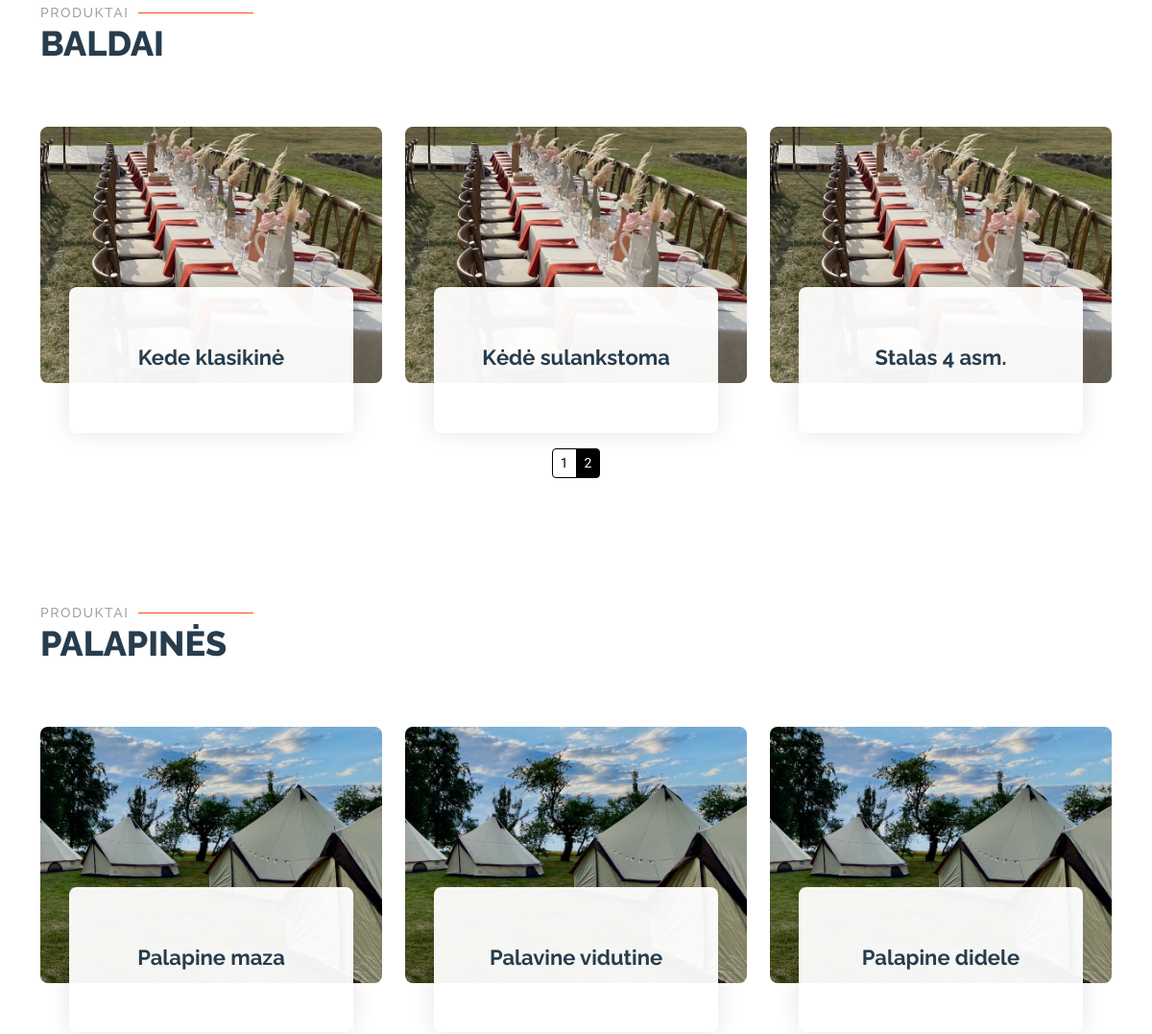
The page /rent/products/ (middle part) on the database as committed earlier.
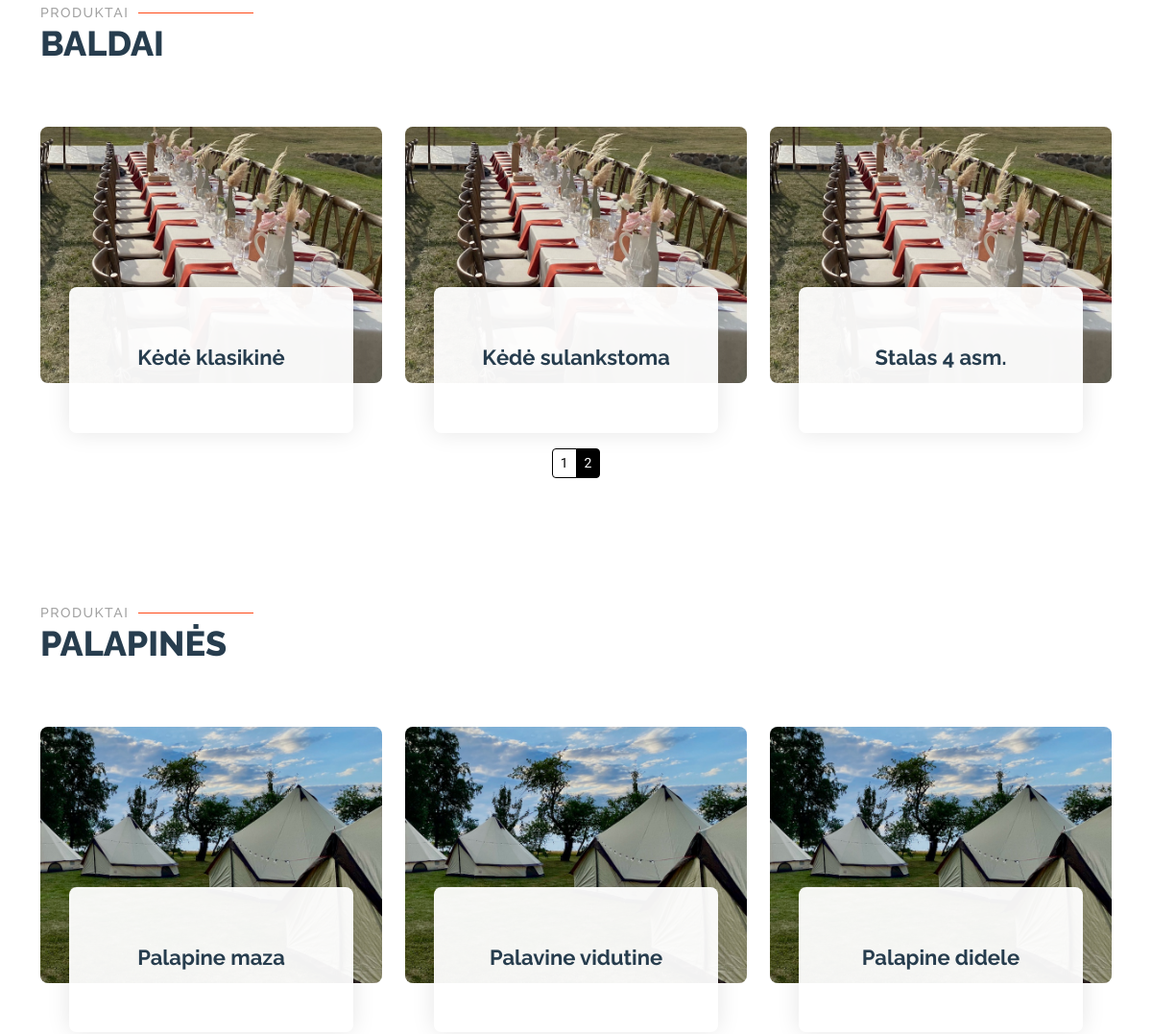
The same page on the database as committed later.
### rent/models.py (models this page shows)
class Product(models.Model):
    name = models.CharField(verbose_name="Pavadinimas", max_length=100)
    price = models.IntegerField(verbose_name="Kaina", null=True, blank=True, help_text="Paros nuomos kaina")
    description = HTMLField(verbose_name="Aprašymas", max_length=1000, help_text='Trumpas produkto aprašymas', null=True, blank=True, default="")
    inv_no = models.CharField(verbose_name="Invenorizacijos numeris", max_length=100, null=True, blank=True, unique=True,
                              help_text="Veskite invenorizacijos numerį")
    quantity = models.IntegerField(verbose_name="Kiekis", null=True, blank=True, help_text="Kiekis")
    group = models. ForeignKey(to="Group", on_delete=models.SET_NULL, null=True, blank=True, verbose_name="Produktų grupės", help_text="Parinkite kokia grupei priklauso produktas")
    cover = models.ImageField(verbose_name="Paveikslėlis", upload_to='covers', null=True, blank=True)
    def __str__(self):
        return self.name
    class Meta:
        verbose_name = "Prouktas"
        verbose_name_plural = "Produktai"
        ordering = ['inv_no']

### rent/views.py (the view)
# urls.py: path("products/", products, name="products"),
def products(request):
    all_products = Product.objects.all()
    lighting_products = all_products.filter(group__name="Apšvietimas")
    furniture_products = all_products.filter(group__name="Baldai")
    tent_products = all_products.filter(group__name="Palapinės")
    lighting_paginator = Paginator(lighting_products, 3)
    furniture_paginator = Paginator(furniture_products, 3)
    tent_paginator = Paginator(tent_products, 3)
    lighting_page_number = request.GET.get('lighting_page', 1)
    furniture_page_number = request.GET.get('furniture_page', 1)
    tent_page_number = request.GET.get('tent_page', 1)
    lighting_page = lighting_paginator.get_page(lighting_page_number)
    furniture_page = furniture_paginator.get_page(furniture_page_number)
    tent_page = tent_paginator.get_page(tent_page_number)
    context = {
        'lighting_page': lighting_page,
        'furniture_page': furniture_page,
        'tent_page': tent_page,
    }
    return render(request, 'products.html', context)

### rent/templates/products.html (shortened to what this page needs)
{% extends "base2.html" %}
{% load i18n %}
{% load static %}
{% block "content" %}
<section id="furniture" class="services section">
    <div class="container section-title" data-aos="fade-up">
        <h2>Produktai</h2>
        <p>Baldai<br></p>
    </div>
    <div class="container" data-aos="fade-up" data-aos-delay="100">
        <div class="row gy-5">
            {% for product in furniture_page %}
            <div class="col-lg-4 col-md-6" data-aos="zoom-in" data-aos-delay="200">
                <div class="service-item">
                    <div class="img">
                        <img src="{%static 'img/furniture.jpeg' %}" class="img-fluid" alt="">
                    </div>
                    <div class="details position-relative">
                        <a href="{% url 'product' product.pk %}" class="stretched-link">
                            <h3>{{ product }}</h3>
                        </a>
                    </div>
                </div>
            </div>
            {% endfor %}
        </div>
    </div>
    <div class="container">
        <div class="container puslapiai">
            <nav aria-label="...">
                {% if furniture_page.has_other_pages %}
                <ul class="pagination pagination-sm justify-content-center">
                    {% for i in furniture_page.paginator.page_range %}
                    {% if furniture_page.number == i %}
                    <li class="page-item active">
                        <a class="page-link" style="background-color: white; color: black; border-color: black;"
                        >{{ i }}</a>
                    </li>
                    {% else %}
                    <li class="page-item">
                        <a class="page-link" style="background-color: black; color: white; border-color: black;"
                           href="?furniture_page={{ i }}#furniture">{{ i }}</a>
                    </li>
                    {% endif %}
                    {% endfor %}
                </ul>
                {% endif %}
            </nav>
        </div>
    </div>
</section>
<section id="tent" class="services section">
    <div class="container section-title" data-aos="fade-up">
        <h2>Produktai</h2>
        <p>Palapinės<br></p>
    </div>
    <div class="container" data-aos="fade-up" data-aos-delay="100">
        <div class="row gy-5">
            {% for product in tent_page %}
            <div class="col-lg-4 col-md-6" data-aos="zoom-in" data-aos-delay="200">
                <div class="service-item">
                    <div class="img">
                        <img src="{%static 'img/tent.jpeg' %}" class="img-fluid" alt="">
                    </div>
                    <div class="details position-relative">
                        <a href="{% url 'product' product.pk %}" class="stretched-link">
                            <h3>{{ product }}</h3>
                        </a>
                    </div>
                </div>
            </div>
            {% endfor %}
        </div>
    </div>
</section>
{% endblock %}

Rows that differ between the two databases and show on the page:
changed Product: name "Kede klasikinė" → "Kėdė klasikinė"
